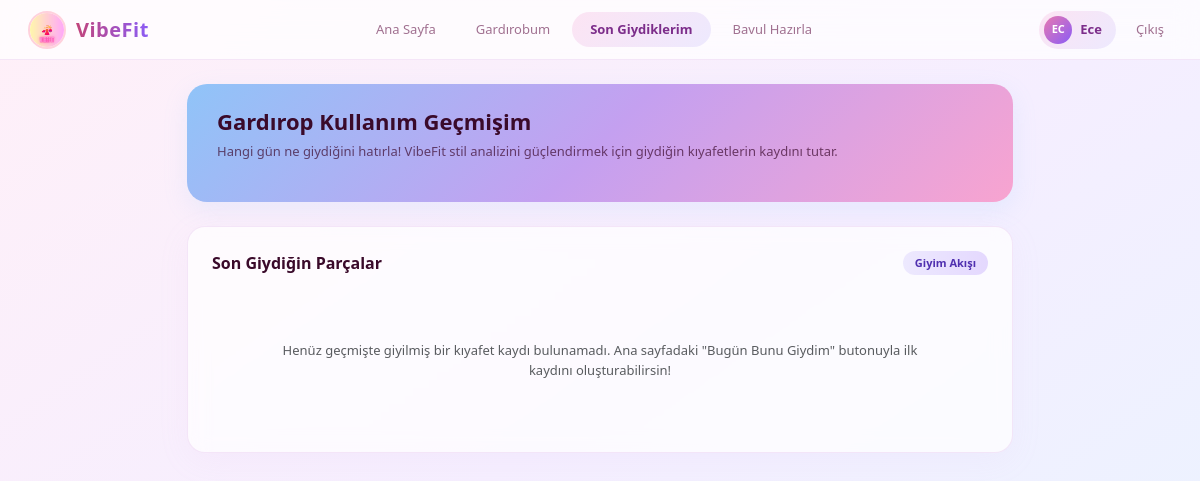
Page /history/ (signed in) on the earlier database version.
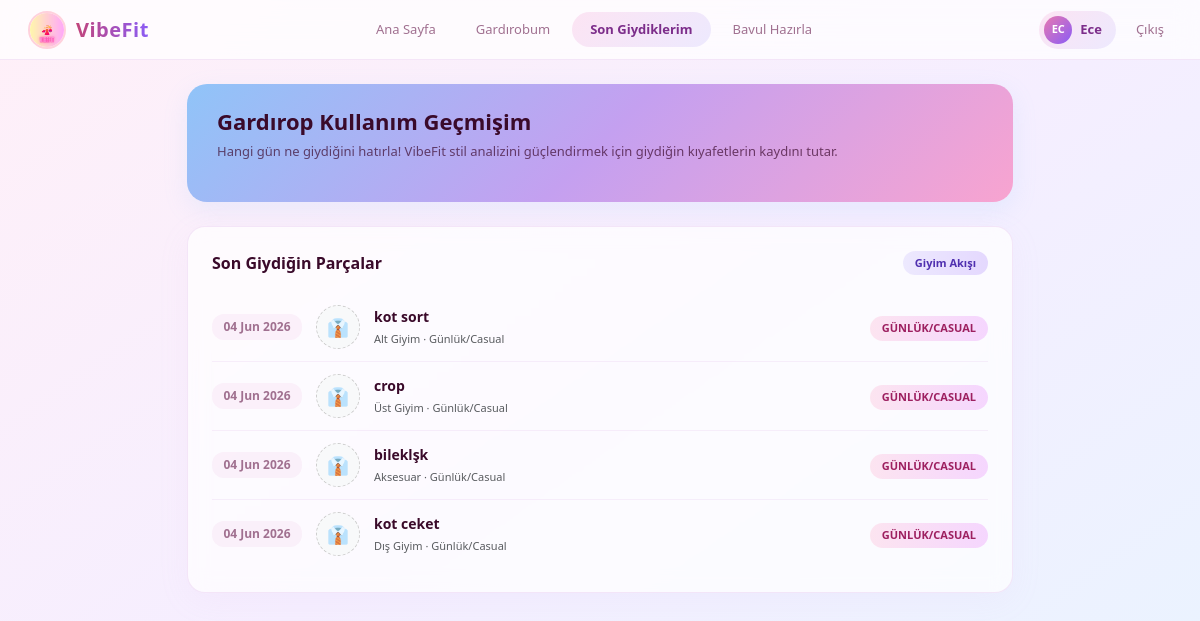
Same page on the later database version.
### core/models.py (models this page shows, shortened)
class ClothingItem(models.Model):
    CATEGORY_CHOICES = [
        ('dis', 'Dış Giyim'),
        ('ust', 'Üst Giyim'),
        ('alt', 'Alt Giyim'),
        ('ayakkabi', 'Ayakkabı'),
        ('aksesuar', 'Aksesuar'),
    ]
    STYLE_CHOICES = [
        ('spor', 'Spor'),
        ('klasik', 'Klasik'),
        ('casual', 'Günlük/Casual'),
    ]
    user = models.ForeignKey(User, on_delete=models.CASCADE)
    category = models.CharField(
        max_length=20,
        choices=CATEGORY_CHOICES,
        verbose_name="Kategori"
    )
    name = models.CharField(max_length=100, verbose_name="Kıyafet Adı")
    style = models.CharField(
        max_length=20,
        choices=STYLE_CHOICES,
        default='casual',
        verbose_name="Stil"
    )
    color = models.CharField(max_length=30, verbose_name="Renk", blank=True, null=True)
    is_clean = models.BooleanField(default=True, verbose_name="Temiz mi?")
    is_favorite = models.BooleanField(default=False, verbose_name="Favori mi?")
    is_waterproof = models.BooleanField(default=False, verbose_name="Su Geçirmez mi?")
    min_temp = models.IntegerField(default=0, verbose_name='Min Derece')
    max_temp = models.IntegerField(default=30, verbose_name='Max Derece')
    last_worn = models.DateTimeField(null=True, blank=True, verbose_name="Son Giyilme Tarihi")
    class Meta:
        verbose_name_plural = "Kıyafetler"

### core/views.py (the view)
# urls.py: path('history/', views.history_view, name='history'),  # Son giydiklerim sayfası
@login_required(login_url='login')
def history_view(request):
    history = ClothingItem.objects.filter(user=request.user, last_worn__isnull=False).order_by('-last_worn')
    return render(request, 'history.html', {'history': history})

### core/templates/history.html (shortened to what this page needs)
{% extends 'base.html' %}
{% block content %}
<div class="container" style="max-width: 850px;">
    <div class="history-banner">
        <h2>Gardırop Kullanım Geçmişim</h2>
        <p>Hangi gün ne giydiğini hatırla! VibeFit stil analizini güçlendirmek için giydiğin kıyafetlerin kaydını tutar.</p>
    </div>
    <div class="glass-card">
        <div class="gc-head">
            <span class="gc-title">Son Giydiğin Parçalar</span>
            <span class="badge-custom b-lav">Giyim Akışı</span>
        </div>
        {% for item in history %}
        <div class="hist-card-row">
            <div class="hist-date-box">
                {{ item.last_worn|date:"d M Y" }}
            </div>
            {% if item.image %}
                <img src="{{ item.image.url }}" alt="{{ item.name }}" class="rounded-circle" style="width: 44px; height: 44px; object-fit: cover; border: 2px solid #FFD1DC;">
            {% else %}
                <div class="rounded-circle bg-light d-flex align-items-center justify-content-center" style="width: 44px; height: 44px; border: 1px dashed #ccc; font-size: 1.1rem;">👔</div>
            {% endif %}
            <div class="hist-item-name">
                <div>{{ item.name }}</div>
                <small class="text-muted fw-normal" style="font-size: 11px;">{{ item.get_category_display }} · {{ item.get_style_display }}</small>
            </div>
            <div>
                <span class="badge-custom b-rose">{{ item.get_style_display|upper }}</span>
            </div>
        </div>
        {% empty %}
        <div class="text-center p-5 text-muted" style="font-size: 13px;">
            Henüz geçmişte giyilmiş bir kıyafet kaydı bulunamadı. Ana sayfadaki "Bugün Bunu Giydim" butonuyla ilk kaydını oluşturabilirsin!
        </div>
        {% endfor %}
    </div>
</div>
{% endblock %}

### core/templates/base.html (shortened to what this page needs)
{% load static %}
<!DOCTYPE html>
<html lang="tr">
<head>
    <link href="https://cdn.jsdelivr.net/npm/bootstrap@5.3.0/dist/css/bootstrap.min.css" rel="stylesheet">
</head>
<body>
    <div class="topbar">
        <div class="logo-area">
            <a href="{% url 'index' %}" class="d-flex align-items-center text-decoration-none" style="gap: 10px;">
                <img src="{% static 'img/logo.png' %}" alt="VibeFit Logo" style="width: 38px; height: 38px; border-radius: 50%; border: 2px solid #FFD1DC; object-fit: cover;">
                <span class="logo-text">VibeFit</span>
            </a>
        </div>
        <div class="top-nav">
            <a href="{% url 'index' %}" class="tn-item" id="nav-home">Ana Sayfa</a>
            <a href="{% url 'gardrop' %}" class="tn-item" id="nav-gardrop">Gardırobum</a>
            <a href="{% url 'history' %}" class="tn-item" id="nav-history">Son Giydiklerim</a>
            <a href="{% url 'bavul_hazirla' %}" class="tn-item" id="nav-bavul">Bavul Hazırla</a>
        </div>
        <div class="top-right">
            {% if request.user.is_authenticated %}
                <div class="avatar-pill">
                    <div class="avatar-circle">{{ request.user.username|slice:":2"|upper }}</div>
                    <span class="avatar-name">{{ request.user.username }}</span>
                </div>
                <form action="{% url 'logout' %}" method="POST" style="margin: 0;">
                    <button type="submit" class="logout-btn">Çıkış</button>
                </form>
            {% endif %}
        </div>
    </div>
    <div class="py-4">
        {% block content %}
        {% endblock %}
    </div>
</body>
</html>

### core/templates/base.html (style rules this page uses)
* { box-sizing: border-box; margin: 0; padding: 0; }
body { background: linear-gradient(145deg, #fff0f8 0%, #f5eeff 50%, #e8f4ff 100%); min-height: 100vh; font-family: 'Segoe UI', Roboto, sans-serif; }
.topbar { background: rgba(255, 255, 255, 0.72); backdrop-filter: blur(12px); -webkit-backdrop-filter: blur(12px); border-bottom: 1px solid rgba(220, 180, 230, 0.3); padding: 0 28px; height: 60px; display: flex; align-items: center; justify-content: space-between; position: sticky; top: 0; z-index: 1000; }
.logo-area { display: flex; align-items: center; gap: 10px; flex-shrink: 0; }
.logo-text { font-size: 20px; font-weight: 700; background: linear-gradient(90deg, #c2447a, #8b5cf6); -webkit-background-clip: text; -webkit-text-fill-color: transparent; background-clip: text; letter-spacing: 0.5px; white-space: nowrap; }
.top-nav { display: flex; gap: 4px; align-items: center; }
.tn-item { padding: 8px 18px; border-radius: 22px; font-size: 13px; font-weight: 500; color: #a07090; cursor: pointer; display: flex; align-items: center; gap: 6px; transition: all .2s; text-decoration: none; }
.tn-item.active { background: linear-gradient(135deg, #fce4f3, #ede9fe); color: #7c2d8a; font-weight: 600; }
.top-right { display: flex; align-items: center; gap: 12px; flex-shrink: 0; }
.avatar-pill { display: flex; align-items: center; gap: 8px; background: linear-gradient(135deg, #fce4f3, #ede9fe); border-radius: 22px; padding: 5px 14px 5px 5px; }
.avatar-circle { width: 28px; height: 28px; border-radius: 50%; background: linear-gradient(135deg, #e879b0, #8b5cf6); display: flex; align-items: center; justify-content: center; color: #fff; font-size: 11px; font-weight: 600; }
.avatar-name { font-size: 13px; font-weight: 600; color: #7c2d8a; }
.glass-card { background: rgba(255, 255, 255, 0.72); backdrop-filter: blur(10px); -webkit-backdrop-filter: blur(10px); border-radius: 18px; border: 1px solid rgba(220, 180, 230, 0.3); padding: 24px; box-shadow: 0 8px 32px rgba(220, 180, 230, 0.08); margin-bottom: 20px; }
.gc-head { display: flex; justify-content: space-between; align-items: center; margin-bottom: 18px; }
.gc-title { font-size: 16px; font-weight: 600; color: #3a0a2a; }
.badge-custom { font-size: 11px; padding: 4px 12px; border-radius: 20px; font-weight: 600; display: inline-block; }
.b-rose { background: linear-gradient(90deg, #fce4f0, #f5d6fe); color: #9d2060; }
.b-lav { background: linear-gradient(90deg, #ede9fe, #e4d8fe); color: #5030b0; }
.logout-btn { background: none; border: none; color: #a07090; font-size: 13px; font-weight: 500; cursor: pointer; padding: 4px 8px; transition: color 0.2s; }

### core/templates/history.html (style rules this page uses)
.history-banner { background: linear-gradient(135deg, #90c4f8 0%, #c4a0f0 50%, #f8a4d0 100%); border-radius: 20px; padding: 24px 30px; margin-bottom: 24px; box-shadow: 0 8px 24px rgba(144,196,248,0.15); }
.history-banner h2 { font-size: 22px; font-weight: 600; color: #3a0a2a; }
.history-banner p { font-size: 13px; color: rgba(60,10,45,0.7); margin-top: 4px; }
.hist-card-row { display: flex; align-items: center; gap: 14px; padding: 12px 0; border-bottom: 1px solid rgba(220,180,230,0.2); }
.hist-card-row:last-child { border-bottom: none; }
.hist-date-box { font-size: 12px; font-weight: 600; color: #a07090; min-width: 90px; background: rgba(230,180,220,0.15); padding: 4px 10px; border-radius: 12px; text-align: center; }
.hist-item-name { font-size: 14px; font-weight: 600; color: #3a0a2a; flex: 1; }

Differences in the rows shown:
added ClothingItem: last_worn "04 Jun 2026", name "kot sort", category "Alt Giyim", style "Günlük/Casual", style "GÜNLÜK/CASUAL"
added ClothingItem: last_worn "04 Jun 2026", name "crop", category "Üst Giyim", style "Günlük/Casual", style "GÜNLÜK/CASUAL"
added ClothingItem: last_worn "04 Jun 2026", name "bileklşk", category "Aksesuar", style "Günlük/Casual", style "GÜNLÜK/CASUAL"
added ClothingItem: last_worn "04 Jun 2026", name "kot ceket", category "Dış Giyim", style "Günlük/Casual", style "GÜNLÜK/CASUAL"
Other differences:
text no longer shown: "Henüz geçmişte giyilmiş bir kıyafet kaydı bulunamadı. Ana sayfadaki \"Bugün Bunu Giydim\" butonuyla ilk kaydını oluşturabilirsin!"
